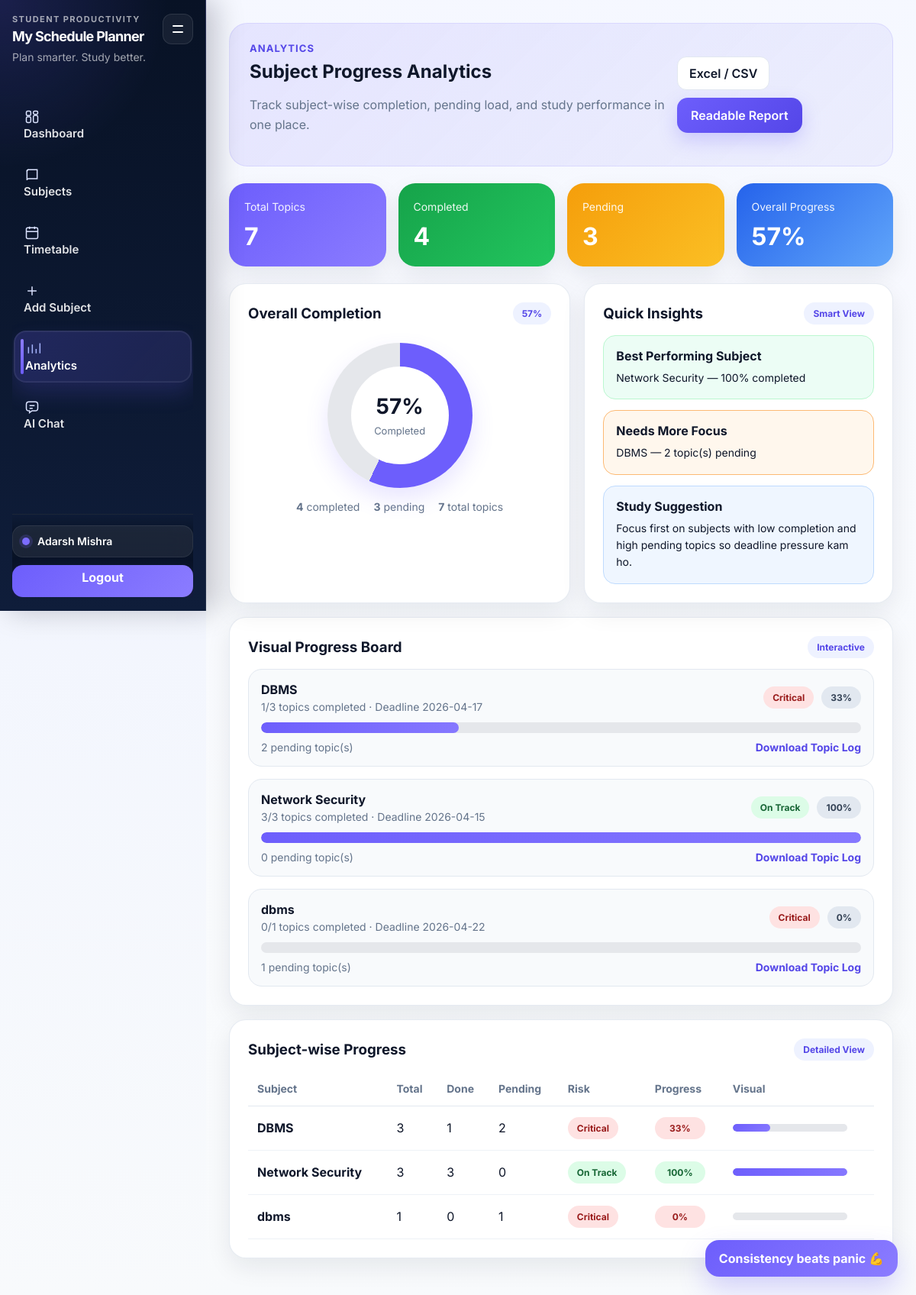
/analytics (signed in), run on the app's committed database.
### tables this page shows
CREATE TABLE subjects (
        id INTEGER PRIMARY KEY AUTOINCREMENT,
        user_id INTEGER,
        name TEXT,
        deadline TEXT,
        difficulty TEXT
    );

### app.py (the view)
@app.route('/analytics')
@login_required
def analytics():
    user_id = session['user_id']
    conn = get_db()
    cur = conn.cursor()
    cur.execute('SELECT * FROM subjects WHERE user_id=? ORDER BY name ASC', (user_id,))
    subject_rows = cur.fetchall()
    data = []
    total_topics = 0
    total_done = 0
    for s in subject_rows:
        cur.execute('SELECT * FROM topics WHERE subject_id=?', (s['id'],))
        topics = cur.fetchall()
        done = sum(1 for t in topics if t['status'] == 'done')
        total = len(topics)
        pending = total - done
        percent = int((done / total) * 100) if total > 0 else 0
        if percent >= 75:
            risk_status = 'On Track'
            risk_class = 'track'
        elif percent >= 40:
            risk_status = 'Moderate'
            risk_class = 'moderate'
        else:
            risk_status = 'Critical'
            risk_class = 'critical'
        total_topics += total
        total_done += done
        data.append({
            'id': s['id'],
            'name': s['name'],
            'total': total,
            'done': done,
            'pending': pending,
            'percent': percent,
            'difficulty': s['difficulty'],
            'deadline': s['deadline'],
            'risk_status': risk_status,
            'risk_class': risk_class
        })
    conn.close()
    total_pending = total_topics - total_done
    overall = int((total_done / total_topics) * 100) if total_topics > 0 else 0
    best_subject = max(data, key=lambda x: x['percent']) if data else None
    risk_subject = max(data, key=lambda x: x['pending']) if data else None
    return render_template(
        'analytics.html',
        data=data,
        total_topics=total_topics,
        total_done=total_done,
        total_pending=total_pending,
        overall=overall,
        best_subject=best_subject,
        risk_subject=risk_subject
    )

### app.py (called while the page is built)
def get_db() -> sqlite3.Connection:
    conn = sqlite3.connect(DB_PATH)
    conn.row_factory = sqlite3.Row
    conn.execute("PRAGMA journal_mode=WAL;")
    conn.execute("PRAGMA busy_timeout = 30000;")
    return conn

def login_required(view_func):
    @wraps(view_func)
    def wrapper(*args, **kwargs):
        if 'user_id' not in session:
            return redirect(url_for('login'))
        return view_func(*args, **kwargs)
    return wrapper

@app.context_processor
def inject_globals():
    return {'project_name': 'My Schedule Planner'}

### templates/analytics.html
{% extends "base.html" %} {% block content %}
<section class="page-header analytics-hero">
    <div>
        <p class="eyebrow">Analytics</p>
        <h2>Subject Progress Analytics</h2>
        <p class="muted">Track subject-wise completion, pending load, and study performance in one place.</p>
    </div>
    <div class="analytics-downloads">
        <a href="{{ url_for('download_report') }}" class="ghost-link">Excel / CSV</a>
        <a href="{{ url_for('view_report') }}" class="primary-btn">Readable Report</a>
    </div>
</section>
<section class="analytics-summary-grid">
    <div class="analytics-summary-card purple">
        <span>Total Topics</span>
        <h3>{{ total_topics }}</h3>
    </div>
    <div class="analytics-summary-card green">
        <span>Completed</span>
        <h3>{{ total_done }}</h3>
    </div>
    <div class="analytics-summary-card orange">
        <span>Pending</span>
        <h3>{{ total_pending }}</h3>
    </div>
    <div class="analytics-summary-card blue">
        <span>Overall Progress</span>
        <h3>{{ overall }}%</h3>
    </div>
</section>
<section class="analytics-grid">
    <div class="panel-card analytics-main-card">
        <div class="section-head">
            <h3>Overall Completion</h3>
            <span class="pill">{{ overall }}%</span>
        </div>
        <div class="analytics-chart-wrap">
            <div class="donut-chart" style="--progress: {{ overall }};">
                <div class="donut-center">
                    <strong>{{ overall }}%</strong>
                    <span>Completed</span>
                </div>
            </div>
        </div>
        <div class="analytics-stats-line">
            <span><strong>{{ total_done }}</strong> completed</span>
            <span><strong>{{ total_pending }}</strong> pending</span>
            <span><strong>{{ total_topics }}</strong> total topics</span>
        </div>
    </div>
    <div class="panel-card analytics-insights-card">
        <div class="section-head">
            <h3>Quick Insights</h3>
            <span class="pill">Smart View</span>
        </div>
        <div class="insight-box success-box">
            <h4>Best Performing Subject</h4>
            <p>
                {% if best_subject %} {{ best_subject.name }} — {{ best_subject.percent }}% completed {% else %} No subject data available {% endif %}
            </p>
        </div>
        <div class="insight-box warning-box">
            <h4>Needs More Focus</h4>
            <p>
                {% if risk_subject %} {{ risk_subject.name }} — {{ risk_subject.pending }} topic(s) pending {% else %} No pending topics {% endif %}
            </p>
        </div>
        <div class="insight-box info-box">
            <h4>Study Suggestion</h4>
            <p>Focus first on subjects with low completion and high pending topics so deadline pressure kam ho.</p>
        </div>
    </div>
</section>
<section class="panel-card analytics-visual-card">
    <div class="section-head">
        <h3>Visual Progress Board</h3>
        <span class="pill">Interactive</span>
    </div>
    <div class="subject-visual-stack">
        {% for s in data %}
        <div class="subject-visual-row">
            <div class="subject-visual-top">
                <div>
                    <h4>{{ s.name }}</h4>
                    <p>{{ s.done }}/{{ s.total }} topics completed · Deadline {{ s.deadline }}</p>
                </div>
                <div class="subject-visual-right">
                    <span class="analytics-risk-badge {{ s.risk_class }}">{{ s.risk_status }}</span>
                    <span class="pill dark">{{ s.percent }}%</span>
                </div>
            </div>
            <div class="progress-track analytics-progress-track">
                <div class="progress-fill" style="width: {{ s.percent }}%;"></div>
            </div>
            <div class="subject-visual-footer">
                <span>{{ s.pending }} pending topic(s)</span>
                <a href="{{ url_for('download_subject_log', subject_id=s.id) }}" class="mini-link">Download Topic Log</a>
            </div>
        </div>
        {% endfor %}
    </div>
</section>
<section class="panel-card analytics-table-card">
    <div class="section-head">
        <h3>Subject-wise Progress</h3>
        <span class="pill">Detailed View</span>
    </div>
    {% if data %}
    <div class="analytics-table-wrap">
        <table class="analytics-table">
            <thead>
                <tr>
                    <th>Subject</th>
                    <th>Total</th>
                    <th>Done</th>
                    <th>Pending</th>
                    <th>Risk</th>
                    <th>Progress</th>
                    <th>Visual</th>
                </tr>
            </thead>
            <tbody>
                {% for s in data %}
                <tr>
                    <td class="subject-name-cell">{{ s.name }}</td>
                    <td>{{ s.total }}</td>
                    <td>{{ s.done }}</td>
                    <td>{{ s.pending }}</td>
                    <td>
                        <span class="analytics-risk-badge {{ s.risk_class }}">{{ s.risk_status }}</span>
                    </td>
                    <td>
                        <span class="analytics-percent-badge
                            {% if s.percent >= 75 %}high
                            {% elif s.percent >= 40 %}mid
                            {% else %}low
                            {% endif %}">
                            {{ s.percent }}%
                        </span>
                    </td>
                    <td>
                        <div class="mini-progress">
                            <div class="mini-progress-fill" style="width: {{ s.percent }}%;"></div>
                        </div>
                    </td>
                </tr>
                {% endfor %}
            </tbody>
        </table>
    </div>
    {% else %}
    <div class="empty-state compact">
        <h4>No analytics available</h4>
        <p>Add subjects and topics to view analytics.</p>
    </div>
    {% endif %}
</section>
{% endblock %}

### data on the page
subjects: name "Network Security", done "3", total "3", deadline "2026-04-15", risk_status "On Track", percent "100", pending "0"
subjects: name "DBMS", done "1", total "3", deadline "2026-04-17", risk_status "Critical", percent "33", pending "2"
subjects: name "dbms", done "0", total "1", deadline "2026-04-22", risk_status "Critical", percent "0", pending "1"

### other printed values
{{ project_name }} "My Schedule Planner"
{{ session.get('user_name', 'Student') }} "Adarsh Mishra"
{{ total_topics }} "7"
{{ total_done }} "4"
{{ total_pending }} "3"
{{ overall }} "57"
{{ best_subject.percent }} "100"
{{ risk_subject.pending }} "2"
